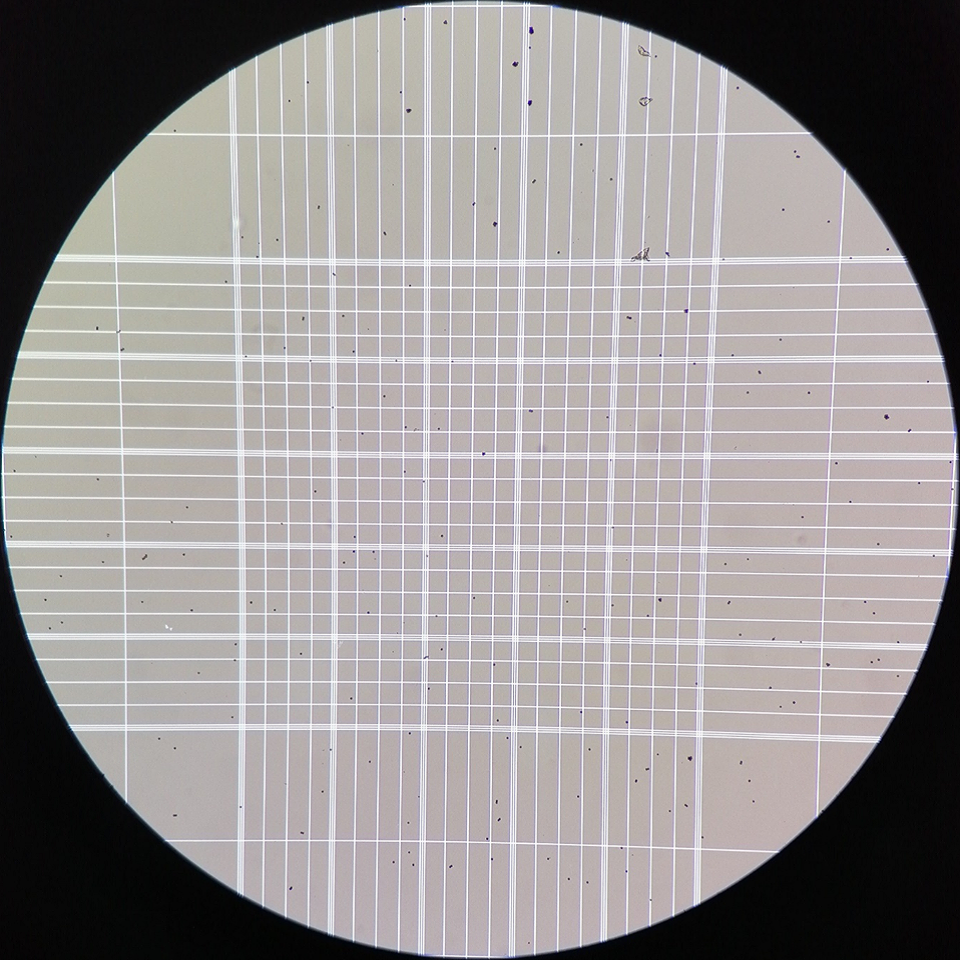
#> input picture perspective/perspective.png, 960 x 960 px
$ python perspective.py
#> lines starting #> are read from the running program, lines starting #| are printed output that depends on the picture; after the words box and inside, x2 and y2 are one past the last pixel; in counts of white or black regions, pixels touching at a corner belong together
import sys
import cv2
import cv2 as cv
import numpy as np


frame = cv2.imread("perspective.png")
#> frame is the input picture: shape (960, 960, 3); mean B, G, R 146.3, 146.4, 150.7

#left top
frame = cv2.rectangle(frame,(230,255),(340,365),(0,255,0),2)

#right top
frame = cv2.rectangle(frame,(605,255),(720,370),(0,255,0),2)

#center
#img = cv2.rectangle(img,(xleft,ytop),(w,h),(0,255,0),5)
frame = cv2.rectangle(frame,(415,445),(525,560),(0,255,0),2)

#left top
frame = cv2.rectangle(frame,(230,630),(340,735),(0,255,0),2)

#right buttom
frame = cv2.rectangle(frame,(595,630),(710,740),(0,255,0),2)
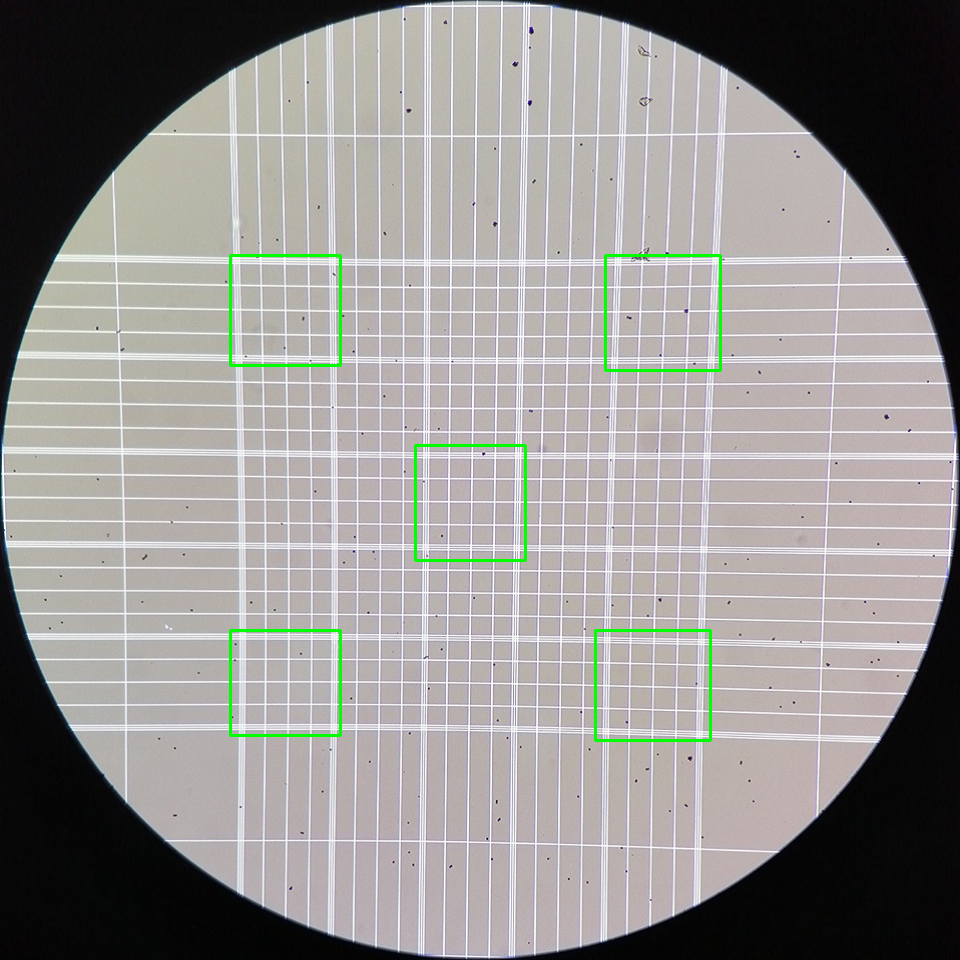
#> frame: shape (960, 960, 3); mean B, G, R 144.9, 146.9, 149.3


#cv2.circle(frame, (x-position-left, y-positon-formtop-to-butom-heigh), 5, (0, 0, 255), -1)
cv2.circle(frame, (210, 240), 5, (0, 0, 255), -1)
#> frame: shape (960, 960, 3); 0.01% of pixels changed, all inside (x1, y1, x2, y2) = (205, 235, 216, 246)
cv2.circle(frame, (730, 240), 5, (0, 0, 255), -1)
#> frame: shape (960, 960, 3); mean B, G, R 144.9, 146.8, 149.4
cv2.circle(frame, (210, 745), 5, (0, 0, 255), -1)
#> frame: shape (960, 960, 3); mean B, G, R 144.9, 146.8, 149.4
cv2.circle(frame, (730, 745), 5, (0, 0, 255), -1)
#> frame: shape (960, 960, 3); mean B, G, R 144.9, 146.8, 149.4

#pts1 = np.float32([[valuefram1, valuefram1], [valuefram2, valuefram2], [valuefram3, valuefram3], [valuefram4, valuefram4]])
pts1 = np.float32([[225, 250], [720, 255], [230, 735], [710, 740]])
pts2 = np.float32([[0, 0], [500, 0], [0, 600], [500, 600]])
matrix = cv2.getPerspectiveTransform(pts1, pts2)

result = cv2.warpPerspective(frame, matrix, (500, 600))
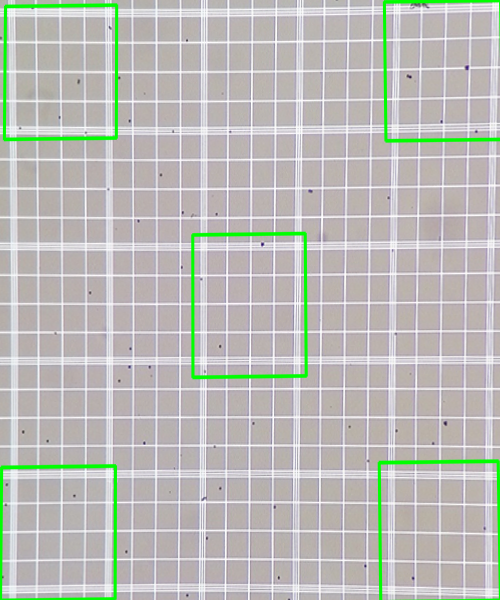
#> result: shape (600, 500, 3); mean B, G, R 184.9, 188.9, 188.5


cv2.imshow("Frame", frame)
cv2.imshow("Perspective transformation", result)
cv2.waitKey(0)
cv2.destroyAllWindows()
